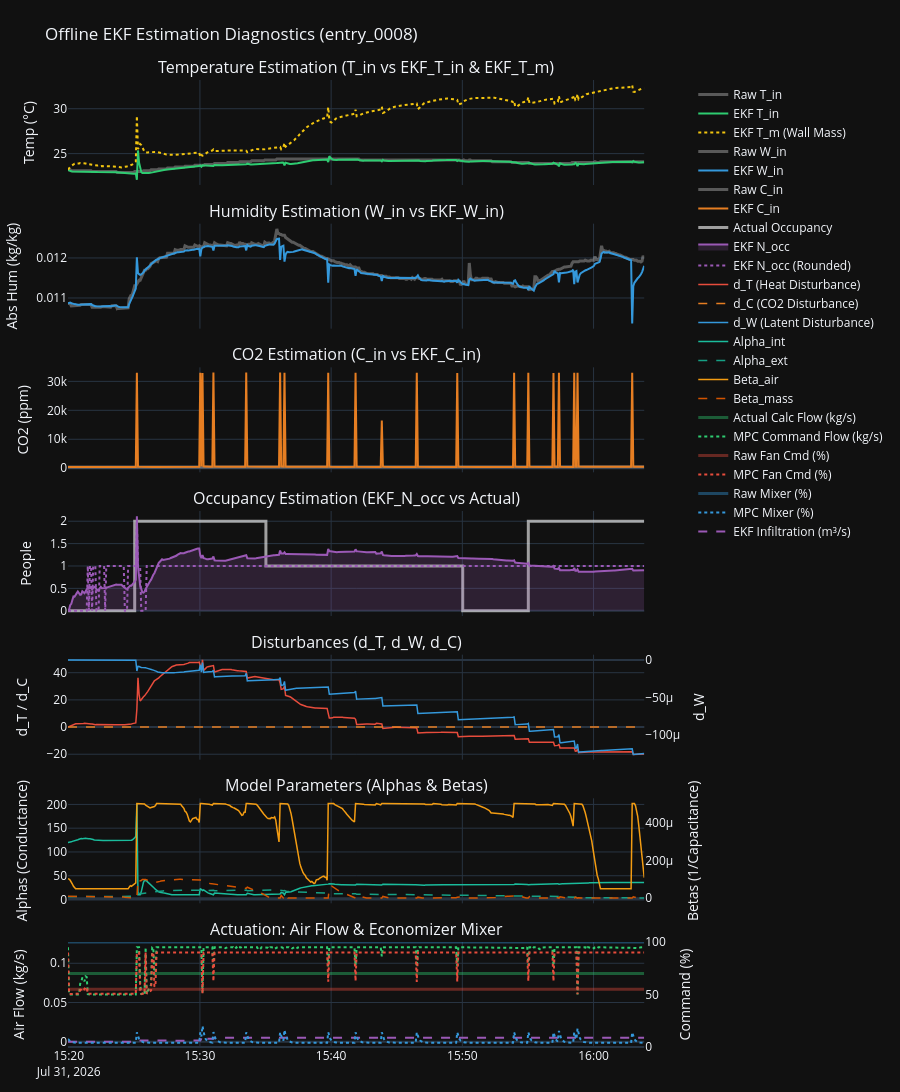

The code cell stored with this chart in its notebook:
### Code cell
import plotly.graph_objects as go
from plotly.subplots import make_subplots
import numpy as np
import pandas as pd


# Fetch the raw and processed datasets
df_raw = store.get_entry_raw_data("experiments", entry_id)
# results_df = store.get_entry_processed_data("experiments", entry_id, "controller_evaluation")
# results_df

# ==========================================
# 2. Data Preparation
# ==========================================
def rh_to_w(T, rh):
    rh_frac = rh / 100.0 if (rh > 1.0).any() else rh
    p_sat = 610.94 * np.exp(17.625 * T / (243.04 + T))
    p_vapor = rh_frac * p_sat
    return 0.62198 * p_vapor / (101325.0 - p_vapor)

# We use the timestamp from the results_df which has already been localized
time_arr = pd.to_datetime(results_df['timestamp'], format='mixed')
raw_w_in = rh_to_w(df_raw['room_1_t'], df_raw['room_1_h'])

# ==========================================
# 3. Plotting
# ==========================================
fig = make_subplots(
    rows=7, cols=1,
    subplot_titles=[
        "Temperature Estimation (T_in vs EKF_T_in & EKF_T_m)",
        "Humidity Estimation (W_in vs EKF_W_in)",
        "CO2 Estimation (C_in vs EKF_C_in)",
        "Occupancy Estimation (EKF_N_occ vs Actual)",
        "Disturbances (d_T, d_W, d_C)",
        "Model Parameters (Alphas & Betas)",
        "Actuation: Air Flow & Economizer Mixer"
    ],
    vertical_spacing=0.04,
    shared_xaxes=True,
    specs=[
        [{"secondary_y": False}], # 1. Temp
        [{"secondary_y": False}], # 2. Hum
        [{"secondary_y": False}], # 3. CO2
        [{"secondary_y": False}], # 4. Occ
        [{"secondary_y": True}],  # 5. Disturbances 
        [{"secondary_y": True}],  # 6. Params
        [{"secondary_y": True}]   # 7. Flow & Commands (Secondary Y enabled)

    ]
)

# --- 1. Temperature (T, EKF_T, EKF_Tm) ---
fig.add_trace(go.Scatter(x=time_arr, y=df_raw['room_1_t'], name="Raw T_in", line=dict(color="rgba(255,255,255,0.3)", width=3)), row=1, col=1)
fig.add_trace(go.Scatter(x=time_arr, y=results_df['EKF_T_in'], name="EKF T_in", line=dict(color="#2ecc71", width=2)), row=1, col=1)
fig.add_trace(go.Scatter(x=time_arr, y=results_df['EKF_T_m'], name="EKF T_m (Wall Mass)", line=dict(color="#f1c40f", width=2, dash='dot')), row=1, col=1)

# --- 2. Humidity (W vs EKF_W) ---
fig.add_trace(go.Scatter(x=time_arr, y=raw_w_in, name="Raw W_in", line=dict(color="rgba(255,255,255,0.3)", width=3)), row=2, col=1)
fig.add_trace(go.Scatter(x=time_arr, y=results_df['EKF_W_in'], name="EKF W_in", line=dict(color="#3498db", width=2)), row=2, col=1)

# --- 3. CO2 (C vs EKF_C) ---
fig.add_trace(go.Scatter(x=time_arr, y=df_raw['room_2_c'], name="Raw C_in", line=dict(color="rgba(255,255,255,0.3)", width=3)), row=3, col=1)
fig.add_trace(go.Scatter(x=time_arr, y=results_df['EKF_C_in'], name="EKF C_in", line=dict(color="#e67e22", width=2)), row=3, col=1)

# --- 4. Occupancy (Actual vs EKF_N_occ) ---
# Assuming 'actual_occupancy' is now permanently part of df_raw after your previous update
if 'actual_occupancy' in df_raw.columns:
    fig.add_trace(go.Scatter(x=time_arr, y=df_raw['actual_occupancy'], name="Actual Occupancy", line=dict(color="rgba(255,255,255,0.6)", width=3, shape='hv')), row=4, col=1)
fig.add_trace(go.Scatter(x=time_arr, y=results_df['EKF_N_occ'], name="EKF N_occ", line=dict(color="#9b59b6", width=2), fill='tozeroy', fillcolor="rgba(155, 89, 182, 0.2)"), row=4, col=1)
fig.add_trace(
    go.Scatter(
        x=time_arr, 
        y=results_df['EKF_N_occ'].round(),  # Rounds values to the nearest integer
        name="EKF N_occ (Rounded)", 
        line=dict(color="#9b59b6", width=2, dash="dot")  # Same color, dotted line style
    ), 
    row=4, 
    col=1
)
# --- 5. Disturbances (d_T, d_W, d_C) ---
fig.add_trace(go.Scatter(x=time_arr, y=results_df['EKF_d_T'], name="d_T (Heat Disturbance)", line=dict(color="#e74c3c", width=1.5)), row=5, col=1, secondary_y=False)
fig.add_trace(go.Scatter(x=time_arr, y=results_df['EKF_d_C'], name="d_C (CO2 Disturbance)", line=dict(color="#e67e22", width=1.5, dash='dash')), row=5, col=1, secondary_y=False)
fig.add_trace(go.Scatter(x=time_arr, y=results_df['EKF_d_W'], name="d_W (Latent Disturbance)", line=dict(color="#3498db", width=1.5)), row=5, col=1, secondary_y=True)

# --- 6. Parameters (Alphas & Betas) ---
fig.add_trace(go.Scatter(x=time_arr, y=results_df['EKF_alpha_int'], name="Alpha_int", line=dict(color="#1abc9c", width=1.5)), row=6, col=1, secondary_y=False)
fig.add_trace(go.Scatter(x=time_arr, y=results_df['EKF_alpha_ext'], name="Alpha_ext", line=dict(color="#16a085", width=1.5, dash='dash')), row=6, col=1, secondary_y=False)
fig.add_trace(go.Scatter(x=time_arr, y=results_df['EKF_beta_air'], name="Beta_air", line=dict(color="#f39c12", width=1.5)), row=6, col=1, secondary_y=True)
fig.add_trace(go.Scatter(x=time_arr, y=results_df['EKF_beta_mass'], name="Beta_mass", line=dict(color="#d35400", width=1.5, dash='dash')), row=6, col=1, secondary_y=True)




# --- 7. Flow & Commands (Primary: kg/s, Secondary: %) ---
# Flows (Primary Y Axis)
fig.add_trace(go.Scatter(x=time_arr, y=results_df['Actual_Calculated_Flow'], name="Actual Calc Flow (kg/s)", line=dict(color="rgba(46, 204, 113, 0.4)", width=3)), row=7, col=1, secondary_y=False)
fig.add_trace(go.Scatter(x=time_arr, y=results_df['MPC_u_cmd_flow'], name="MPC Command Flow (kg/s)", line=dict(color="#2ecc71", width=2, dash='dot')), row=7, col=1, secondary_y=False)
# Fan & Mixer Percentages (Secondary Y Axis)
fig.add_trace(go.Scatter(x=time_arr, y=df_raw['fan'], name="Raw Fan Cmd (%)", line=dict(color="rgba(231, 76, 60, 0.4)", width=3)), row=7, col=1, secondary_y=True)
fig.add_trace(go.Scatter(x=time_arr, y=results_df['MPC_Fan_Cmd'], name="MPC Fan Cmd (%)", line=dict(color="#e74c3c", width=2, dash='dot')), row=7, col=1, secondary_y=True)
fig.add_trace(go.Scatter(x=time_arr, y=df_raw['mixer'], name="Raw Mixer (%)", line=dict(color="rgba(52, 152, 219, 0.4)", width=3)), row=7, col=1, secondary_y=True)
fig.add_trace(go.Scatter(x=time_arr, y=results_df['MPC_Mixer_Ratio'], name="MPC Mixer (%)", line=dict(color="#3498db", width=2, dash='dot')), row=7, col=1, secondary_y=True)

fig.add_trace(go.Scatter(x=time_arr, y=results_df['EKF_v_inf'], name="EKF Infiltration (m³/s)", line=dict(color="#9b59b6", width=2, dash='dash')), row=7, col=1, secondary_y=False)


# --- Layout Styling ---
fig.update_layout(
    height=1900, 
    template="plotly_dark",
    title_text=f"Offline EKF Estimation Diagnostics ({entry_id})",
    margin=dict(l=30, r=30, t=80, b=30),
    hovermode="x unified"
)

# Axis titles
fig.update_yaxes(title_text="Temp (°C)", row=1, col=1)
fig.update_yaxes(title_text="Abs Hum (kg/kg)", row=2, col=1)
fig.update_yaxes(title_text="CO2 (ppm)", row=3, col=1)
fig.update_yaxes(title_text="People", row=4, col=1)

fig.update_yaxes(title_text="d_T / d_C", row=5, col=1, secondary_y=False)
fig.update_yaxes(title_text="d_W", row=5, col=1, secondary_y=True, showgrid=False)

fig.update_yaxes(title_text="Alphas (Conductance)", row=6, col=1, secondary_y=False)
fig.update_yaxes(title_text="Betas (1/Capacitance)", row=6, col=1, secondary_y=True, showgrid=False)

fig.update_yaxes(title_text="Air Flow (kg/s)", row=7, col=1, secondary_y=False)
fig.update_yaxes(title_text="Command (%)", range=[0, 100], row=7, col=1, secondary_y=True, showgrid=False)


fig.show()

### Figure 1 — Plotly figure (JSON) as saved in the notebook; plotly's stock layout.template omitted (floating-point values rounded to 4 significant figures; data arrays with more than 128 entries replaced by an {"elided": "..."} marker saying what was removed)
{"data": [{"line": {"color": "rgba(255,255,255,0.3)", "width": 3}, "name": "Raw T_in", "type": "scatter", "x": {"elided": "528 str values"}, "xaxis": "x", "y": {"elided": "528 float values"}, "yaxis": "y"}, {"line": {"color": "#2ecc71", "width": 2}, "name": "EKF T_in", "type": "scatter", "x": {"elided": "528 str values"}, "xaxis": "x", "y": {"elided": "528 float values"}, "yaxis": "y"}, {"line": {"color": "#f1c40f", "dash": "dot", "width": 2}, "name": "EKF T_m (Wall Mass)", "type": "scatter", "x": {"elided": "528 str values"}, "xaxis": "x", "y": {"elided": "528 float values"}, "yaxis": "y"}, {"line": {"color": "rgba(255,255,255,0.3)", "width": 3}, "name": "Raw W_in", "type": "scatter", "x": {"elided": "528 str values"}, "xaxis": "x2", "y": {"elided": "528 float values"}, "yaxis": "y2"}, {"line": {"color": "#3498db", "width": 2}, "name": "EKF W_in", "type": "scatter", "x": {"elided": "528 str values"}, "xaxis": "x2", "y": {"elided": "528 float values"}, "yaxis": "y2"}, {"line": {"color": "rgba(255,255,255,0.3)", "width": 3}, "name": "Raw C_in", "type": "scatter", "x": {"elided": "528 str values"}, "xaxis": "x3", "y": {"elided": "528 int values"}, "yaxis": "y3"}, {"line": {"color": "#e67e22", "width": 2}, "name": "EKF C_in", "type": "scatter", "x": {"elided": "528 str values"}, "xaxis": "x3", "y": {"elided": "528 float values"}, "yaxis": "y3"}, {"line": {"color": "rgba(255,255,255,0.6)", "shape": "hv", "width": 3}, "name": "Actual Occupancy", "type": "scatter", "x": {"elided": "528 str values"}, "xaxis": "x4", "y": {"elided": "528 int values"}, "yaxis": "y4"}, {"fill": "tozeroy", "fillcolor": "rgba(155, 89, 182, 0.2)", "line": {"color": "#9b59b6", "width": 2}, "name": "EKF N_occ", "type": "scatter", "x": {"elided": "528 str values"}, "xaxis": "x4", "y": {"elided": "528 float values"}, "yaxis": "y4"}, {"line": {"color": "#9b59b6", "dash": "dot", "width": 2}, "name": "EKF N_occ (Rounded)", "type": "scatter", "x": {"elided": "528 str values"}, "xaxis": "x4", "y": {"elided": "528 float values"}, "yaxis": "y4"}, {"line": {"color": "#e74c3c", "width": 1.5}, "name": "d_T (Heat Disturbance)", "type": "scatter", "x": {"elided": "528 str values"}, "xaxis": "x5", "y": {"elided": "528 float values"}, "yaxis": "y5"}, {"line": {"color": "#e67e22", "dash": "dash", "width": 1.5}, "name": "d_C (CO2 Disturbance)", "type": "scatter", "x": {"elided": "528 str values"}, "xaxis": "x5", "y": {"elided": "528 float values"}, "yaxis": "y5"}, {"line": {"color": "#3498db", "width": 1.5}, "name": "d_W (Latent Disturbance)", "type": "scatter", "x": {"elided": "528 str values"}, "xaxis": "x5", "y": {"elided": "528 float values"}, "yaxis": "y6"}, {"line": {"color": "#1abc9c", "width": 1.5}, "name": "Alpha_int", "type": "scatter", "x": {"elided": "528 str values"}, "xaxis": "x6", "y": {"elided": "528 float values"}, "yaxis": "y7"}, {"line": {"color": "#16a085", "dash": "dash", "width": 1.5}, "name": "Alpha_ext", "type": "scatter", "x": {"elided": "528 str values"}, "xaxis": "x6", "y": {"elided": "528 float values"}, "yaxis": "y7"}, {"line": {"color": "#f39c12", "width": 1.5}, "name": "Beta_air", "type": "scatter", "x": {"elided": "528 str values"}, "xaxis": "x6", "y": {"elided": "528 float values"}, "yaxis": "y8"}, {"line": {"color": "#d35400", "dash": "dash", "width": 1.5}, "name": "Beta_mass", "type": "scatter", "x": {"elided": "528 str values"}, "xaxis": "x6", "y": {"elided": "528 float values"}, "yaxis": "y8"}, {"line": {"color": "rgba(46, 204, 113, 0.4)", "width": 3}, "name": "Actual Calc Flow (kg/s)", "type": "scatter", "x": {"elided": "528 str values"}, "xaxis": "x7", "y": {"elided": "528 float values"}, "yaxis": "y9"}, {"line": {"color": "#2ecc71", "dash": "dot", "width": 2}, "name": "MPC Command Flow (kg/s)", "type": "scatter", "x": {"elided": "528 str values"}, "xaxis": "x7", "y": {"elided": "528 float values"}, "yaxis": "y9"}, {"line": {"color": "rgba(231, 76, 60, 0.4)", "width": 3}, "name": "Raw Fan Cmd (%)", "type": "scatter", "x": {"elided": "528 str values"}, "xaxis": "x7", "y": {"elided": "528 int values"}, "yaxis": "y10"}, {"line": {"color": "#e74c3c", "dash": "dot", "width": 2}, "name": "MPC Fan Cmd (%)", "type": "scatter", "x": {"elided": "528 str values"}, "xaxis": "x7", "y": {"elided": "528 float values"}, "yaxis": "y10"}, {"line": {"color": "rgba(52, 152, 219, 0.4)", "width": 3}, "name": "Raw Mixer (%)", "type": "scatter", "x": {"elided": "528 str values"}, "xaxis": "x7", "y": {"elided": "528 int values"}, "yaxis": "y10"}, {"line": {"color": "#3498db", "dash": "dot", "width": 2}, "name": "MPC Mixer (%)", "type": "scatter", "x": {"elided": "528 str values"}, "xaxis": "x7", "y": {"elided": "528 float values"}, "yaxis": "y10"}, {"line": {"color": "#9b59b6", "dash": "dash", "width": 2}, "name": "EKF Infiltration (m³/s)", "type": "scatter", "x": {"elided": "528 str values"}, "xaxis": "x7", "y": {"elided": "528 float values"}, "yaxis": "y9"}], "layout": {"annotations": [{"font": {"size": 16}, "showarrow": false, "text": "Temperature Estimation (T_in vs EKF_T_in & EKF_T_m)", "x": 0.47, "xanchor": "center", "xref": "paper", "y": 1, "yanchor": "bottom", "yref": "paper"}, {"font": {"size": 16}, "showarrow": false, "text": "Humidity Estimation (W_in vs EKF_W_in)", "x": 0.47, "xanchor": "center", "xref": "paper", "y": 0.8514, "yanchor": "bottom", "yref": "paper"}, {"font": {"size": 16}, "showarrow": false, "text": "CO2 Estimation (C_in vs EKF_C_in)", "x": 0.47, "xanchor": "center", "xref": "paper", "y": 0.7029, "yanchor": "bottom", "yref": "paper"}, {"font": {"size": 16}, "showarrow": false, "text": "Occupancy Estimation (EKF_N_occ vs Actual)", "x": 0.47, "xanchor": "center", "xref": "paper", "y": 0.5543, "yanchor": "bottom", "yref": "paper"}, {"font": {"size": 16}, "showarrow": false, "text": "Disturbances (d_T, d_W, d_C)", "x": 0.47, "xanchor": "center", "xref": "paper", "y": 0.4057, "yanchor": "bottom", "yref": "paper"}, {"font": {"size": 16}, "showarrow": false, "text": "Model Parameters (Alphas & Betas)", "x": 0.47, "xanchor": "center", "xref": "paper", "y": 0.2571, "yanchor": "bottom", "yref": "paper"}, {"font": {"size": 16}, "showarrow": false, "text": "Actuation: Air Flow & Economizer Mixer", "x": 0.47, "xanchor": "center", "xref": "paper", "y": 0.1086, "yanchor": "bottom", "yref": "paper"}], "height": 1900, "hovermode": "x unified", "margin": {"b": 30, "l": 30, "r": 30, "t": 80}, "title": {"text": "Offline EKF Estimation Diagnostics (entry_0008)"}, "xaxis": {"anchor": "y", "domain": [0, 0.94], "matches": "x7", "showticklabels": false}, "xaxis2": {"anchor": "y2", "domain": [0, 0.94], "matches": "x7", "showticklabels": false}, "xaxis3": {"anchor": "y3", "domain": [0, 0.94], "matches": "x7", "showticklabels": false}, "xaxis4": {"anchor": "y4", "domain": [0, 0.94], "matches": "x7", "showticklabels": false}, "xaxis5": {"anchor": "y5", "domain": [0, 0.94], "matches": "x7", "showticklabels": false}, "xaxis6": {"anchor": "y7", "domain": [0, 0.94], "matches": "x7", "showticklabels": false}, "xaxis7": {"anchor": "y9", "domain": [0, 0.94]}, "yaxis": {"anchor": "x", "domain": [0.8914, 1], "title": {"text": "Temp (°C)"}}, "yaxis10": {"anchor": "x7", "overlaying": "y9", "range": [0, 100], "showgrid": false, "side": "right", "title": {"text": "Command (%)"}}, "yaxis2": {"anchor": "x2", "domain": [0.7429, 0.8514], "title": {"text": "Abs Hum (kg/kg)"}}, "yaxis3": {"anchor": "x3", "domain": [0.5943, 0.7029], "title": {"text": "CO2 (ppm)"}}, "yaxis4": {"anchor": "x4", "domain": [0.4457, 0.5543], "title": {"text": "People"}}, "yaxis5": {"anchor": "x5", "domain": [0.2971, 0.4057], "title": {"text": "d_T / d_C"}}, "yaxis6": {"anchor": "x5", "overlaying": "y5", "showgrid": false, "side": "right", "title": {"text": "d_W"}}, "yaxis7": {"anchor": "x6", "domain": [0.1486, 0.2571], "title": {"text": "Alphas (Conductance)"}}, "yaxis8": {"anchor": "x6", "overlaying": "y7", "showgrid": false, "side": "right", "title": {"text": "Betas (1/Capacitance)"}}, "yaxis9": {"anchor": "x7", "domain": [0, 0.1086], "title": {"text": "Air Flow (kg/s)"}}}}
